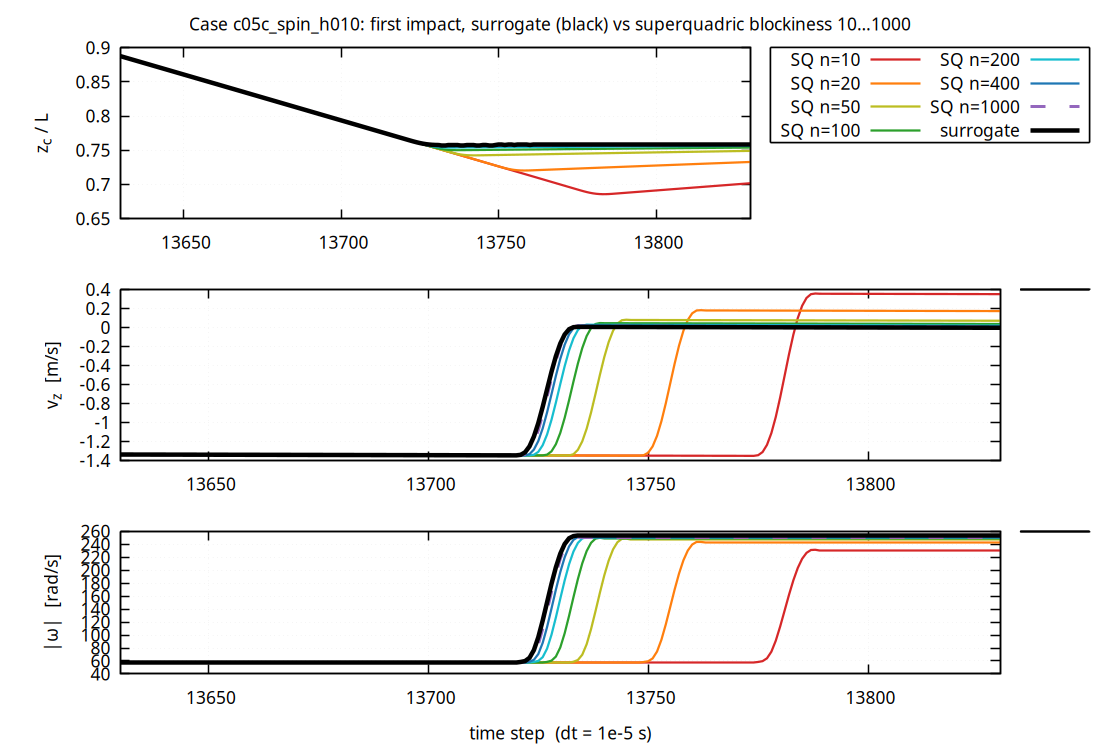

This figure's gnuplot source:
load "common.gp"
set output "fig_c05c_spin_h010_first_impact.png"
set multiplot layout 3,1 title "Case c05c_spin_h010: first impact, surrogate (black) vs superquadric blockiness 10…1000" noenhanced
set xrange [13630:13830]
set key outside right
set lmargin 12
P(m) = S."ts_c05c_spin_h010_".m.".dat"
set ylabel "z_c / L"
unset xlabel
plot P("sq_n10")   u 1:($5/0.01) w l ls 2 t "SQ n=10", \
     P("sq_n20")   u 1:($5/0.01) w l ls 3 t "SQ n=20", \
     P("sq_n50")   u 1:($5/0.01) w l ls 4 t "SQ n=50", \
     P("sq_n100")  u 1:($5/0.01) w l ls 5 t "SQ n=100", \
     P("sq_n200")  u 1:($5/0.01) w l ls 6 t "SQ n=200", \
     P("sq_n400")  u 1:($5/0.01) w l ls 7 t "SQ n=400", \
     P("sq_n1000") u 1:($5/0.01) w l ls 8 t "SQ n=1000", \
     P("surrogate") u 1:($5/0.01) w l ls 1 t "surrogate"
set ylabel "v_z  [m/s]"
plot P("sq_n10")   u 1:8 w l ls 2 notitle, P("sq_n20") u 1:8 w l ls 3 notitle, P("sq_n50") u 1:8 w l ls 4 notitle, \
     P("sq_n100")  u 1:8 w l ls 5 notitle, P("sq_n200") u 1:8 w l ls 6 notitle, P("sq_n400") u 1:8 w l ls 7 notitle, \
     P("sq_n1000") u 1:8 w l ls 8 notitle, P("surrogate") u 1:8 w l ls 1 notitle
set ylabel "|ω|  [rad/s]"
set xlabel "time step  (dt = 1e-5 s)"
W(i,j,k) = sqrt(i*i+j*j+k*k)
plot P("sq_n10")   u 1:(W($9,$10,$11)) w l ls 2 notitle, P("sq_n20") u 1:(W($9,$10,$11)) w l ls 3 notitle, \
     P("sq_n50")   u 1:(W($9,$10,$11)) w l ls 4 notitle, P("sq_n100") u 1:(W($9,$10,$11)) w l ls 5 notitle, \
     P("sq_n200")  u 1:(W($9,$10,$11)) w l ls 6 notitle, P("sq_n400") u 1:(W($9,$10,$11)) w l ls 7 notitle, \
     P("sq_n1000") u 1:(W($9,$10,$11)) w l ls 8 notitle, P("surrogate") u 1:(W($9,$10,$11)) w l ls 1 notitle
unset multiplot
